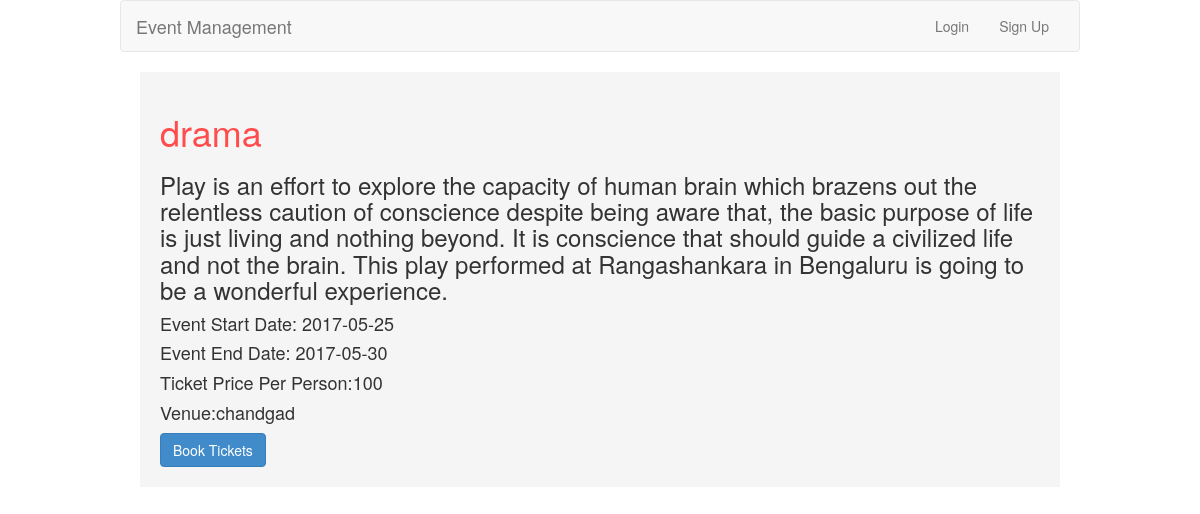
Screenshot of /desc.php?id=2 with the database file from the repository.
### tables this page shows
CREATE TABLE `event` (
  `id` int(11) NOT NULL,
  `event_name` varchar(250) NOT NULL,
  `event_organizer` varchar(250) DEFAULT NULL,
  `description` varchar(2000) DEFAULT NULL,
  `venue` varchar(200) DEFAULT NULL,
  `event_start_date` date DEFAULT NULL,
  `event_end_date` date DEFAULT NULL,
  `event_website_url` varchar(100) DEFAULT NULL,
  `ticket_prize` double DEFAULT NULL,
  `contact_1` varchar(45) DEFAULT NULL,
  `contact_2` varchar(45) DEFAULT NULL,
  `contact_3` varchar(45) DEFAULT NULL,
  `no_of_seats` varchar(45) DEFAULT NULL,
  `terms_conditions` varchar(45) DEFAULT NULL,
  `book_url` varchar(45) DEFAULT NULL,
  `event_image` varchar(45) DEFAULT NULL
);

### desc.php (the view, shortened to what this page needs)
<?php
include_once 'dbconnect.php';
$event_id=$_GET['id'];
$result = mysqli_query($con, "SELECT * FROM event where id=$event_id") or die("no query");
    while ($row = mysqli_fetch_array($result))
            {
            $_SESSION['event_organizer']=$event_organizer;?>
<!DOCTYPE html>
<html>
<head>
	<link rel="stylesheet" href="bootstrap.min.css" type="text/css" />
</head>
<body style="width:80%;
        margin-left:auto;
        margin-right:auto;">
    <nav class="navbar navbar-default" role="navigation">
	<div class="container-fluid">
		<div class="navbar-header">
			<a class="navbar-brand" href="index.php">Event Management</a>
		</div>
		<div class="collapse navbar-collapse" id="navbar1">
			<ul class="nav navbar-nav navbar-right">
				<?php if (isset($_SESSION['usr_id'])) { ?>
				<li><p class="navbar-text">Signed in as <?php echo $_SESSION['usr_name']; ?></p></li>
				<li><a href="logout.php">Log Out</a></li>
				<?php } else { ?>
				<li><a href="login.php">Login</a></li>
				<li><a href="register.php">Sign Up</a></li>
				<?php } ?>
			</ul>
		</div>
	</div>
</nav>
	<div style=" background-color: #F5F5F5;
    padding: 20px;
    margin: 20px;">
	<h1 style="color:#ff4c4c;"><?php echo $row['event_name'];?></h1>
        <h3><?php echo $row['description'];?></h3>
	<h4>Event Start Date: <?php echo $row['event_start_date'];?></h4>
	<h4>Event End Date:  <?php echo $row['event_end_date'];?></h4>
	<h4>Ticket Price Per Person:<?php echo $row['ticket_prize'];?></h4>
        <h4>Venue:<?php echo $row['venue'];?></h4>
    <a class="btn btn-primary" href="login.php?id=<?php echo $event_id;?>">Book Tickets</a>
           <?php
                                               }?>
    </div>
</body>
</html>

### rows the page displays
event: event_name "drama", description "Play is an effort to explore the capacity of human brain which brazens out the relentless caution of conscience despite being aware that, the basic purpose of life is just living and nothing beyond. It is conscience that should guide a civilized life and not the brain. This play performed at Rangashankara in Bengaluru is going to be a wonderful experience.", event_start_date "2017-05-25", event_end_date "2017-05-30", ticket_prize "100", venue "chandgad"
